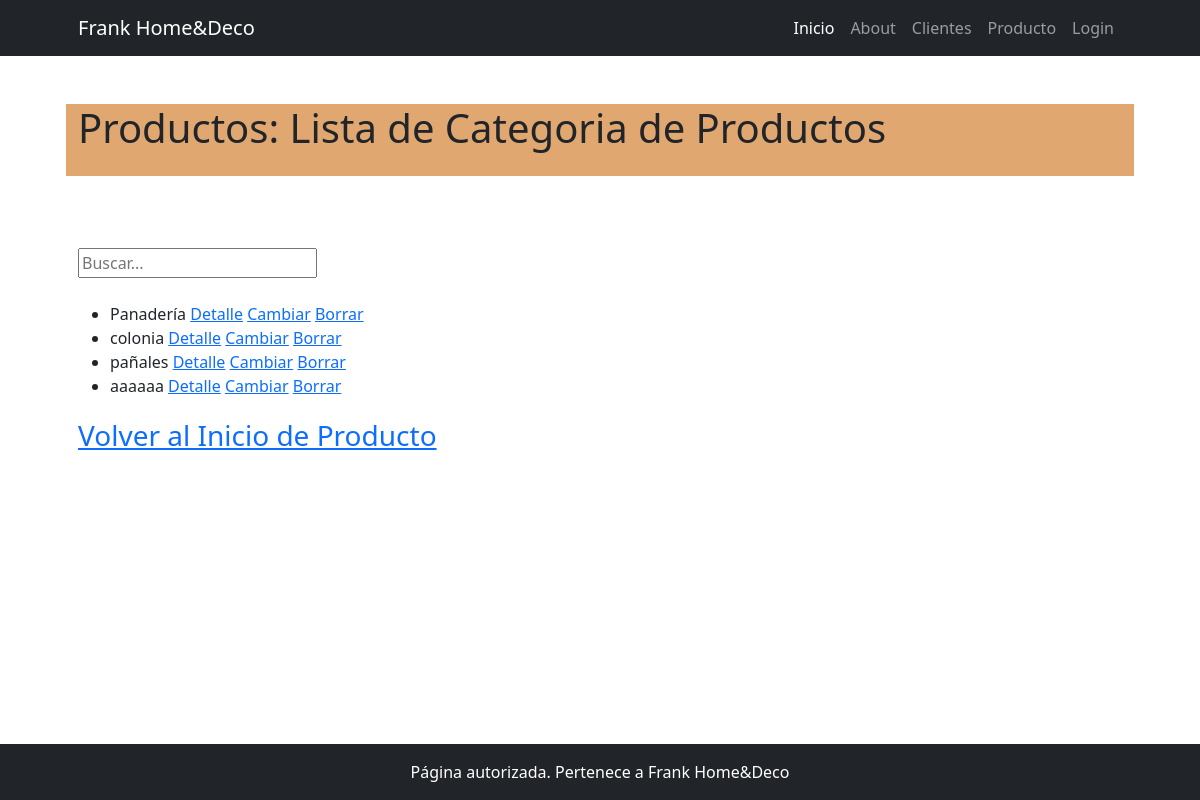
/producto/productocategoria/list/, run on an earlier commit of the app's database.
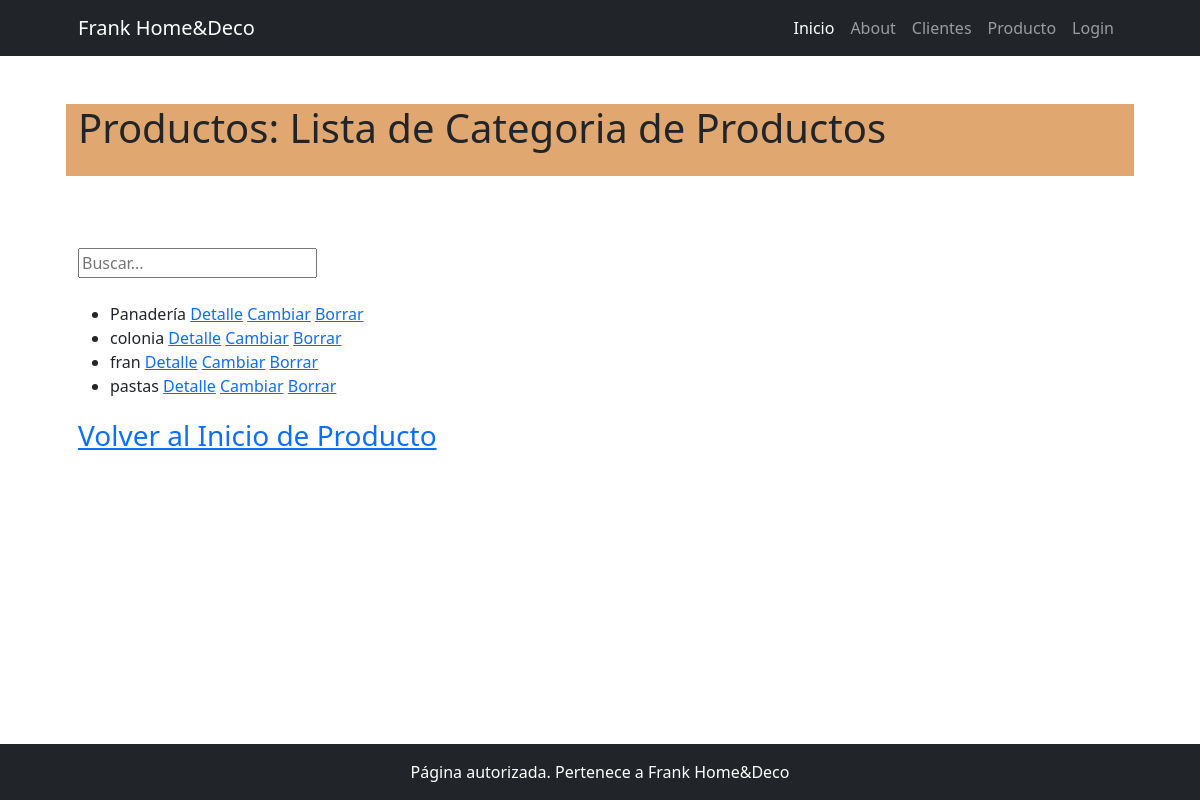
And on a later commit of the database.
### producto/models.py (models this page shows, shortened)
class ProductoCategoria(models.Model):
    nombre = models.CharField(max_length=200, unique=True)
    descripcion = models.CharField(max_length=250, null=True, blank=True, verbose_name="descripción")
    class Meta:
        verbose_name = "categoría de productos"
        verbose_name_plural = "categorías de productos"

### producto/views.py (the view)
# urls.py: path("productocategoria/list/", views.ProductoCategoriaList.as_view(), name="productocategoria_list"),
class ProductoCategoriaList(ListView):
    model = models.ProductoCategoria
    def get_queryset(self):
        if self.request.GET.get("consulta"):
            consulta = self.request.GET.get("consulta")
            object_list = models.ProductoCategoria.objects.filter(nombre__icontains=consulta)
        else:
            object_list = models.ProductoCategoria.objects.all()
        return object_list

### producto/templates/producto/productocategoria_list.html (shortened to what this page needs)
{% extends 'core/base.html' %}
{% block titulo %}
    {% include 'core/componentes/titulo1.html' with titulo="Productos: Lista de Categoria de Productos" %}
{% endblock titulo %}
{% block contenido %}
    <div class="py-lg-4 ">
        <form action="{% url 'producto:productocategoria_list' %}" method="get">
            <input type="text" name="consulta" placeholder="Buscar...">
        </form>
    </div>
    <ul>
        {% for producto in object_list %}
            <li>{{ producto.nombre }}
                <a href="{% url 'producto:productocategoria_detail' producto.id %}">Detalle</a>
                <a href="{% url 'producto:productocategoria_update' producto.id %}">Cambiar</a>
                <a href="{% url 'producto:productocategoria_delete' producto.id %}">Borrar</a>
            </li>
        {% endfor %}
    </ul>
    <div class="fs-3 pb-4">
        <a href="{% url 'producto:home' %}">Volver al Inicio de Producto</a>
    </div>
{% endblock contenido %}

### core/templates/core/base.html (shortened to what this page needs)
{% load static %}
<!DOCTYPE html>
<html lang="es">
    <head>
        <link href="{% static 'core/css/styles.css' %}" rel="stylesheet" />
    </head>
    <body>
        {% include "core/componentes/navbar.html" %}
        <div class="container px-4 px-lg-5">
            {% block titulo %}{% endblock titulo %}
            {% block contenido %}
            {% endblock contenido %}
        </div>
        {% include "core/componentes/footer.html" %}
    </body>
</html>

### core/templates/core/componentes/navbar.html (shortened to what this page needs)
<nav class="navbar navbar-expand-lg navbar-dark bg-dark">
    <div class="container px-5">
        <a class="navbar-brand" href="#!">Frank Home&Deco</a>
        <div class="collapse navbar-collapse" id="navbarSupportedContent">
            <ul class="navbar-nav ms-auto mb-2 mb-lg-0">
                <li class="nav-item">
                    <a class="nav-link active"
                       aria-current="page"
                       href="{% url 'core:home' %}">Inicio</a>
                </li>
                <li class="nav-item">
                    <a class="nav-link" href="#!">About</a>
                </li>
                <li class="nav-item">
                    <a class="nav-link" href="{% url 'cliente:home' %}">Clientes</a>
                </li>
                <li class="nav-item">
                    <a class="nav-link" href="{% url 'producto:home' %}">Producto</a>
                </li>
                <li class="nav-item">
                    <a class="nav-link" href="{% url 'core:login' %}">Login</a>
                </li>
            </ul>
        </div>
    </div>
</nav>

### core/templates/core/componentes/titulo1.html
<div class="row align-items-center my-5"
     style="background-color: hwb(30 44% 12%)">
    <h1 class="pb-lg-3 text-dark">{{ titulo }}</h1>
</div>

### core/templates/core/componentes/footer.html
<footer class="py-3 bg-dark fixed-bottom ">
    <div class="container px-4 px-lg-5">
        <p class="m-0 text-center text-white">Página autorizada. Pertenece a Frank Home&Deco</p>
    </div>
</footer>

What changed in the data, as far as the page shows it:
removed ProductoCategoria: nombre "pañales"
removed ProductoCategoria: nombre "aaaaaa"
added ProductoCategoria: nombre "fran"
added ProductoCategoria: nombre "pastas"
